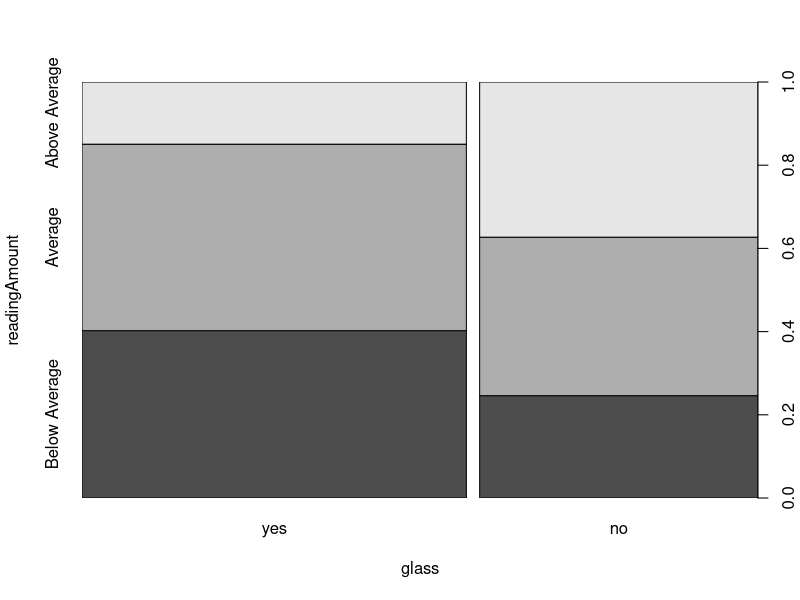
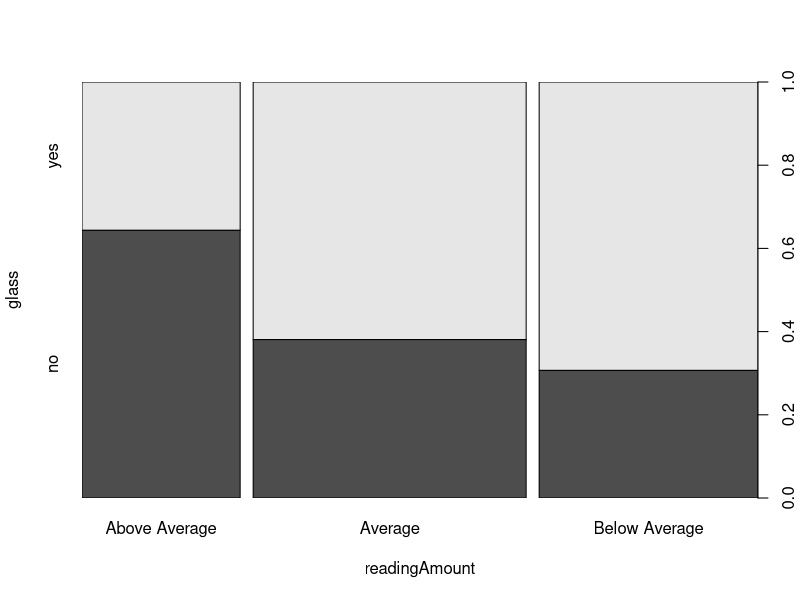

R code for these plots, in order:
##############################################
#       Assignment No 9 -  Chi Square Test
##############################################

#Qn No 1
glass <- factor(c(rep("yes",126),rep("no",174))) #creating vector of glass wearing status
levels(glass) <- c("yes","no") #leveling factors
table(glass)

readingAmount <- factor(c(rep("Above Average",47),rep("Average", 48),rep("Below Average",31),
                          rep("Above Average",26),rep("Average", 78),rep("Below Average",70)))
table(readingAmount)

data <- data.frame(glass,readingAmount)
head(data)
table(data)# required dataset

library(gmodels)
with(data,CrossTable(glass,readingAmount)) #Contigency Table with chi square contribution
plot(data)
with(data, plot(glass~readingAmount))


#a. Chi Square test for independence
#HO: Reading amount and glass wearing status are independent. Wearing glass doesn't depend on amount of reading


#b. Under the null hypothesis, what is the expected number of above average readers who wear
#glasses? 

#Expected Count = (Row Total x Column Total )/ Table Total
#for Above Average reader who wear glasses
rowTotal <- 174 #total number of glass wearer
colTotal <- 73 #Total no of Above Avg reader
tableTotal <- 300 #Grand Total
expectedAAR <- round(rowTotal*colTotal/tableTotal) #expected Above Average Reade
paste("Expected Above Average Reader who wear glasses = ", expectedAAR)

#c.
df <- (2-1)*(3-1) #degree of freedom = (no. of rows -1)*(no of col -1)
#calculation of chisqr value manually
#data preparation
yesTotal <- length(glass[glass=="yes"])
noTotal <- length(glass[glass=="no"])
AARTotal <- length(readingAmount[readingAmount=="Above Average"])
ARTotal <- length(readingAmount[readingAmount=="Average"])
BARTotal <- length(readingAmount[readingAmount=="Below Average"])
tableTotal <- length(data$glass)
e.AARy <- yesTotal*AARTotal/tableTotal#expected Avg above reader with glass
e.ARy <- yesTotal*ARTotal/tableTotal#expected Avg reader with glass
e.BARy <- yesTotal*BARTotal/tableTotal#expected Below Avg above reader with glass
e.AARn <- noTotal*AARTotal/tableTotal#expected Avg above reader without glass
e.ARn <- noTotal*ARTotal/tableTotal#expected Avg reader without glass
e.BARn <- noTotal*BARTotal/tableTotal#expected Below Avg above reader without glass

AARy <- nrow(subset(data,glass=="yes" & readingAmount=="Above Average")) #actual Above Avg reader with glass
ARy <- nrow(subset(data,glass=="yes" & readingAmount=="Average"))#actual  Avg reader with glass
BARy <- nrow(subset(data,glass=="yes" & readingAmount=="Below Average"))#actual Below Avg reader with glass
AARn <- nrow(subset(data,glass=="no" & readingAmount=="Above Average"))#actual Above Avg reader without glass
ARn <- nrow(subset(data,glass=="no" & readingAmount=="Average"))#actual Avg reader without glass
BARn <- nrow(subset(data,glass=="no" & readingAmount=="Below Average"))#actual Below Avg reader without glass

#You can simply put values from contigency table if u r getting confused. See question no 3

#chisqr value = sumation((actual-expected)^2/expected)
chiSqr <- (((AARy-e.AARy)^2)/e.AARy)+(((ARy-e.ARy)^2)/e.ARy)+(((BARy-e.BARy)^2)/e.BARy)+
  (((AARn-e.AARn)^2)/e.AARn)+(((ARn-e.ARn)^2)/e.ARn)+(((BARn-e.BARn)^2)/e.BARn)
chiSqr #Chi Square VAlue

pchisq(chiSqr,df,lower.tail = F)
#p Value is small so we reject the null hypotheses
#With given data we can conclude that there is significant association between amount of reading and glass wearing
#but we cannot conclude that with increase in reading amount glass wearing cases increase


#Alternative Method: By direct chisq.test
chisq.test(data$glass,data$readingAmount)


#2
# B and C are True

#HO: Type of failure is independent of location of failure

e.A.I <- 97*111/200;e.A.I #expected type A failure in internal location
e.B.I <- 97*42/200;e.B.I #expected type B failure in internal location
e.C.I <- 97*47/200;e.C.I #expected type C failure in internal location
e.A.E <- 103*111/200;e.A.E#expected type A failure in external location
e.B.E <- 103*42/200;e.B.E#expected type B failure in external location
e.C.E <- 103*47/200;e.C.E#expected type C failure in external location

#c
chix <- (((50-e.A.I)^2)/e.A.I)+(((16-e.B.I)^2)/e.B.I)+(((31-e.C.I)^2)/e.C.I)+
  (((61-e.A.E)^2)/e.A.E)+(((26-e.B.E)^2)/e.B.E)+(((16-e.C.E)^2)/e.C.E)
df <- (2-1)*(3-1)#degree of freedom
pchisq(chix,df, lower.tail = F)#p value


#Alternative
location <- c(rep("Internal",97),rep("External",103))
type <- c(rep("A",50),rep("B",16),rep("C",31),
          rep("A",61),rep("B",26),rep("C",16))
data <- data.frame(location,type)
with(data,CrossTable(location,type)) #contigency table

chisq.test(data$location,data$type)#solution for c



#3.
#a.
#H0: Choice of personal goals not related with gender of student that means both are independent


#b.
rowTot <- 96+295#total good grades seeker
colTot <- 96+32+94#total boys
total <- 96+32+94+295+45+40

e.boy.goodGrade <- round(rowTot*colTot/total);e.boy.goodGrade#expected boy seeking good grade

#c
#I am not going to compute it manually anymore
gender <- c(rep("Boys", 96+32+94),rep("Girls",295+45+40))
goal <- c(rep("Good Grade",96), rep("Popular",32),rep("Sports",94),
          rep("Good Grade",295), rep("Popular",45),rep("Sports",40))
data <- data.frame(gender,goal)
chisq.test(data$gender,data$goal)
#chisq statistic = 89.966
#dof = 2
#pValue = 2.2e-16 - significant

#p value is significant, HO can be rejected in favour of HA means
#pesonal goals depend on gender
